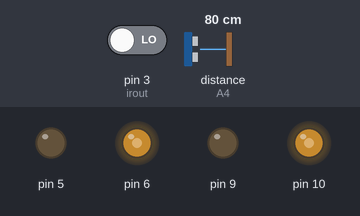
Recording of a sketch running on a simulated Arduino Uno, built with avr-gcc and run on an emulated ATmega328P. Parts: output pins drawn as LEDs (lit = HIGH). Wiring (inferred from the names in the program): ultrasonic range finder: trigger A5; echo A4. The inputs (shaded band) are chosen by the test bench; at power-on: distance to the obstacle (sensor on A4) 80 cm, pin 3 (irout) LOW. The echo pulse lasts 58.3 µs per cm; pins used as bus, display or sensor lines are not drawn; what the sketch prints to the serial monitor is not drawn.

Above: at 1.2 s.
1.3 s: distance to the obstacle (sensor on A4) set to 33 cm
At 1.8 s:
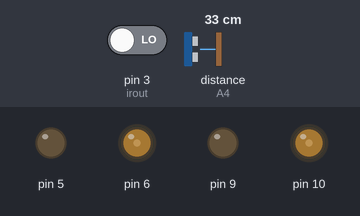
2.8 s: distance to the obstacle (sensor on A4) set to 28 cm
At 5.1 s:
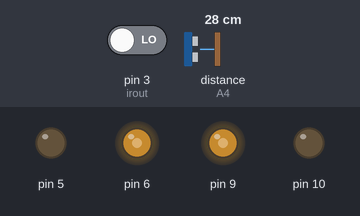
5.8 s: distance to the obstacle (sensor on A4) set to 120 cm
At 8.1 s:
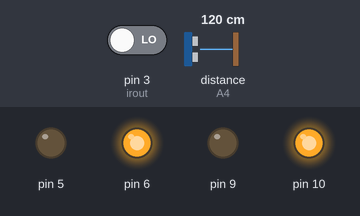
8.8 s: distance to the obstacle (sensor on A4) set to 103 cm
11.8 s: distance to the obstacle (sensor on A4) set to 97 cm
At 12.4 s:
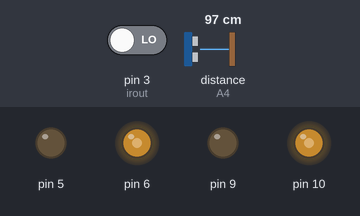
14.8 s: distance to the obstacle (sensor on A4) set to 35 cm
At 15.7 s:
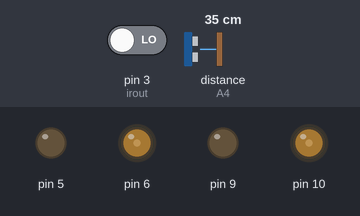
Timing chart, 0 to 17.3 s (numbered marks = the images above; inputs shaded):
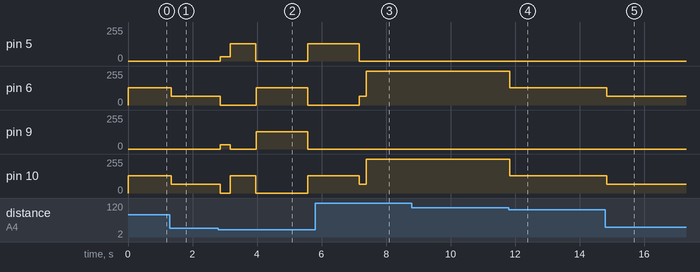

Measured:
- the behaviour switches between 30 and 29 cm on distance to the obstacle (sensor on A4) (found by bisection; images 1 and 2)
- the behaviour switches between 100 and 99 cm on distance to the obstacle (sensor on A4) (found by bisection; images 3 and 4)
- after the input at 1.3 s, pin 6, pin 10: 128/255 → 64/255 at once
- after the input at 2.8 s, pin 5: 0/255 → 32/255 after 0.07 s, → 128/255 0.30 s later, → 0/255 0.80 s later, → 128/255 1.6 s later; pin 6: 64/255 → 0/255 after 0.07 s, → 128/255 1.1 s later, → 0/255 1.6 s later
- after the input at 5.8 s, pin 5: goes on until 7.2 s, then stays 0/255; pin 9: stays 0/255 (without the input it goes to 128/255 after 1.6 s)
- after the input at 8.8 s, every drawn part: stays the same
- after the input at 11.8 s, pin 6, pin 10: 255/255 → 128/255 at once
- after the input at 14.8 s, pin 6, pin 10: 128/255 → 64/255 at once

The sketch:

Avoid_2.ino
```cpp
bool dst2;
float dst;
int sta=3;
const int   echo=A4;                         //echO接A4脚
const int   trig=A5;                         //echO接A5脚
float ld = 30.0;
const int irout = 3;
const int t=26;
const int v = 331.45+0.61*t;
void fw(int vel){
  analogWrite(5,0);
  analogWrite(6,vel);
  analogWrite(9,0);
  analogWrite(10,vel);
}

void bw(int vel){
  analogWrite(6,0);
  analogWrite(5,vel);
  analogWrite(10,0);
  analogWrite(9,vel);
}

void tr(){
  analogWrite(5,128);
  analogWrite(6,0);
  analogWrite(10,128);
}

void tl(){
  analogWrite(9,128);
  analogWrite(10,0);
  analogWrite(6,128);
}

void setup() {
  // put your setup code here, to run once:
  Serial.begin(9600);
  pinMode(echo,INPUT);                       //设置echo为输入脚
  pinMode(trig,OUTPUT);                      //设置trig为输出脚
}

float getd(){
  digitalWrite(trig,HIGH);
  delayMicroseconds(1);
  digitalWrite(trig,LOW);
  float dis;
  dis  = pulseIn(echo,HIGH);             //计数接收高电平时间
  dis  = dis*v/2/10000;
  Serial.print("\n传感器信号:");
  Serial.print(dis);
  Serial.print("红外：");
  Serial.print(digitalRead(irout));
  return dis;
}

int search(){
  float rd,ld;
  bw(32);
  delay(300);
  fw(0);
  tr();
  delay(800);
  fw(0);
  rd=getd();
  tl();
  delay(1600);
  fw(0);
  ld=getd();
  if (rd<=20&&ld<=20){return 0;}
  if (rd>=ld){return 1;}
  else if(rd<ld){return 2;}
  return 0;
}

void loop() {
  // put your main code here, to run repeatedly:
  dst  = getd();
  //计算距离 1：声速：340M/S  2：实际距离为1/2声速距离 3：计数时钟为1US//温补公式：c=(331.45+0.61t/℃)m•s-1 (其中331.45是在0度）
  if (dst>=100){fw(255);}
  else if (dst<100&&dst>=50){fw(128);}
  else if (dst>=30&&dst<50){fw(64);}
  else if (dst<=30){
    int s;
    s=search();
    sta=1;
    if(s==1){
      tr();
      delay(1600);
      fw(64);
      delay(200);
    }
    if(s==2){
      fw(64);
      delay(200);
    }
    if (s==0){bw(128);delay(1000);s=search();}
    }
    else{fw(16);}
}
//  fw(128);
//  if(dst<=15){
//    fw(0)
```
